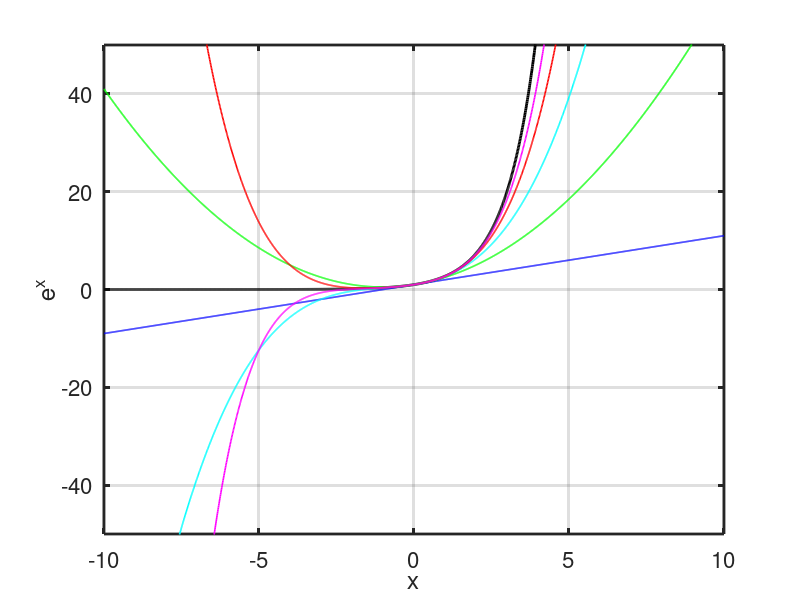

The MATLAB script that drew this image:
clear  all; close all;

x = -10:0.01:10;
y = exp(x);
plot(x,y,'k','LineWidth',2);
axis([-10 10 -50 50]);
xlabel('x')
ylabel('e^x')
set(gca,'FontSize',16,'LineWidth',2)
grid on; hold on;

%% Taylor First order approx about x=0
P = [1 1];
yT1 =  polyval(P,x);
plot(x,yT1,'b','LineWidth',1.2);

%% Taylor Second order approx about x=0
P = [1/factorial(2) 1 1];
yT1 =  polyval(P,x);
plot(x,yT1,'g','LineWidth',1.2);

%% Taylor Third order approx about x=0
P = [1/factorial(3) 1/factorial(2) 1 1];
yT1 =  polyval(P,x);
plot(x,yT1,'c','LineWidth',1.2);

%% Taylor Fourth order approx about x=0
P = [1/factorial(4) 1/factorial(3) 1/factorial(2) 1 1];
yT1 =  polyval(P,x);
plot(x,yT1,'r','LineWidth',1.2);

%% Taylor Fourth order approx about x=0
P = [1/factorial(5) 1/factorial(4) 1/factorial(3) 1/factorial(2) 1 1];
yT1 =  polyval(P,x);
plot(x,yT1,'m','LineWidth',1.2);